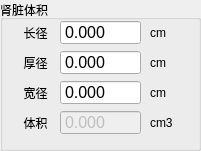
      <widget class="QGroupBox" name="groupBox_3">
       <property name="geometry">
        <rect>
         <x>10</x>
         <y>160</y>
         <width>201</width>
         <height>151</height>
        </rect>
       </property>
       <property name="title">
        <string>肾脏体积</string>
       </property>
       <widget class="QLabel" name="label_12">
        <property name="geometry">
         <rect>
          <x>10</x>
          <y>20</y>
          <width>51</width>
          <height>25</height>
         </rect>
        </property>
        <property name="text">
         <string>长径</string>
        </property>
        <property name="alignment">
         <set>Qt::AlignCenter</set>
        </property>
       </widget>
       <widget class="QLabel" name="label_13">
        <property name="geometry">
         <rect>
          <x>10</x>
          <y>50</y>
          <width>51</width>
          <height>25</height>
         </rect>
        </property>
        <property name="text">
         <string>厚径</string>
        </property>
        <property name="alignment">
         <set>Qt::AlignCenter</set>
        </property>
       </widget>
       <widget class="QLabel" name="label_14">
        <property name="geometry">
         <rect>
          <x>10</x>
          <y>110</y>
          <width>51</width>
          <height>25</height>
         </rect>
        </property>
        <property name="text">
         <string>体积</string>
        </property>
        <property name="alignment">
         <set>Qt::AlignCenter</set>
        </property>
       </widget>
       <widget class="QDoubleSpinBox" name="double_kidney_l">
        <property name="geometry">
         <rect>
          <x>60</x>
          <y>20</y>
          <width>81</width>
          <height>25</height>
         </rect>
        </property>
        <property name="font">
         <font>
          <pointsize>12</pointsize>
         </font>
        </property>
        <property name="styleSheet">
         <string notr="true"/>
        </property>
        <property name="buttonSymbols">
         <enum>QAbstractSpinBox::NoButtons</enum>
        </property>
        <property name="decimals">
         <number>3</number>
        </property>
        <property name="maximum">
         <double>99999.990000000005239</double>
        </property>
        <property name="singleStep">
         <double>0.010000000000000</double>
        </property>
       </widget>
       <widget class="QDoubleSpinBox" name="double_kidney_h">
        <property name="geometry">
         <rect>
          <x>60</x>
          <y>50</y>
          <width>81</width>
          <height>25</height>
         </rect>
        </property>
        <property name="font">
         <font>
          <pointsize>12</pointsize>
         </font>
        </property>
        <property name="styleSheet">
         <string notr="true"/>
        </property>
        <property name="buttonSymbols">
         <enum>QAbstractSpinBox::NoButtons</enum>
        </property>
        <property name="decimals">
         <number>3</number>
        </property>
        <property name="maximum">
         <double>99999.990000000005239</double>
        </property>
        <property name="singleStep">
         <double>0.010000000000000</double>
        </property>
       </widget>
       <widget class="QDoubleSpinBox" name="double_kidney_vol">
        <property name="enabled">
         <bool>false</bool>
        </property>
        <property name="geometry">
         <rect>
          <x>60</x>
          <y>110</y>
          <width>81</width>
          <height>25</height>
         </rect>
        </property>
        <property name="font">
         <font>
          <pointsize>12</pointsize>
         </font>
        </property>
        <property name="styleSheet">
         <string notr="true"/>
        </property>
        <property name="buttonSymbols">
         <enum>QAbstractSpinBox::NoButtons</enum>
        </property>
        <property name="decimals">
         <number>3</number>
        </property>
        <property name="maximum">
         <double>99999.990000000005239</double>
        </property>
        <property name="singleStep">
         <double>0.010000000000000</double>
        </property>
       </widget>
       <widget class="QLabel" name="label_15">
        <property name="geometry">
         <rect>
          <x>150</x>
          <y>110</y>
          <width>31</width>
          <height>25</height>
         </rect>
        </property>
        <property name="text">
         <string>cm3</string>
        </property>
        <property name="alignment">
         <set>Qt::AlignLeading|Qt::AlignLeft|Qt::AlignVCenter</set>
        </property>
       </widget>
       <widget class="QLabel" name="label_16">
        <property name="geometry">
         <rect>
          <x>150</x>
          <y>50</y>
          <width>21</width>
          <height>25</height>
         </rect>
        </property>
        <property name="text">
         <string>cm</string>
        </property>
        <property name="alignment">
         <set>Qt::AlignLeading|Qt::AlignLeft|Qt::AlignVCenter</set>
        </property>
       </widget>
       <widget class="QLabel" name="label_17">
        <property name="geometry">
         <rect>
          <x>150</x>
          <y>20</y>
          <width>21</width>
          <height>25</height>
         </rect>
        </property>
        <property name="text">
         <string>cm</string>
        </property>
       </widget>
       <widget class="QLabel" name="label_18">
        <property name="geometry">
         <rect>
          <x>150</x>
          <y>80</y>
          <width>21</width>
          <height>25</height>
         </rect>
        </property>
        <property name="text">
         <string>cm</string>
        </property>
        <property name="alignment">
         <set>Qt::AlignLeading|Qt::AlignLeft|Qt::AlignVCenter</set>
        </property>
       </widget>
       <widget class="QDoubleSpinBox" name="double_kidney_w">
        <property name="geometry">
         <rect>
          <x>60</x>
          <y>80</y>
          <width>81</width>
          <height>25</height>
         </rect>
        </property>
        <property name="font">
         <font>
          <pointsize>12</pointsize>
         </font>
        </property>
        <property name="styleSheet">
         <string notr="true"/>
        </property>
        <property name="buttonSymbols">
         <enum>QAbstractSpinBox::NoButtons</enum>
        </property>
        <property name="decimals">
         <number>3</number>
        </property>
        <property name="maximum">
         <double>99999.990000000005239</double>
        </property>
        <property name="singleStep">
         <double>0.010000000000000</double>
        </property>
       </widget>
       <widget class="QLabel" name="label_19">
        <property name="geometry">
         <rect>
          <x>10</x>
          <y>80</y>
          <width>51</width>
          <height>25</height>
         </rect>
        </property>
        <property name="text">
         <string>宽径</string>
        </property>
        <property name="alignment">
         <set>Qt::AlignCenter</set>
        </property>
       </widget>
      </widget>
